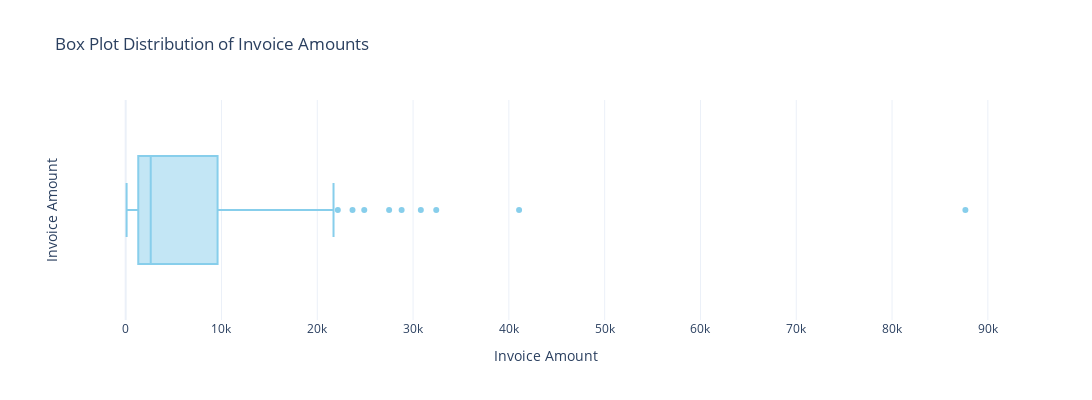
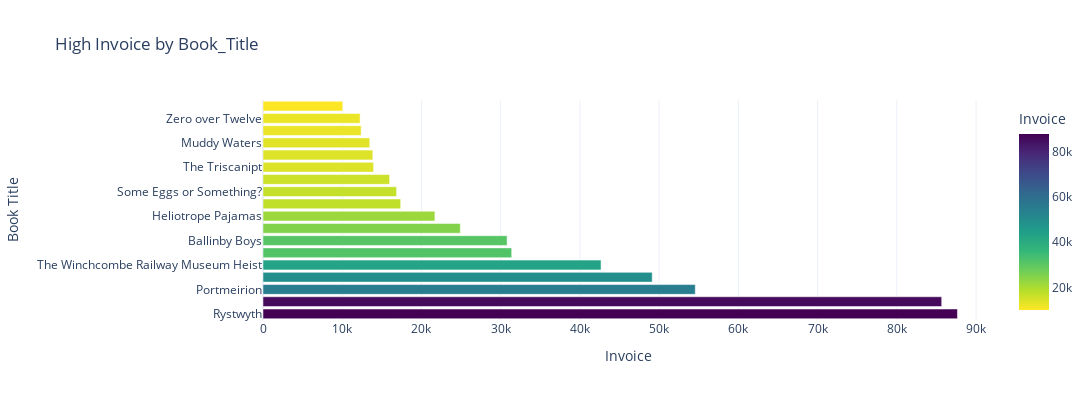

The cell these charts' notebook holds for them, in order:
### Markdown cell above
Vendas por Livros (gráfico de barras 1ºquartil) —>

### Code cell
# Example usage
# Assuming `df` is your DataFrame

df['invoice'] = df['invoice'].astype('float64')
df['book_title'] = df['book_title'].fillna('Unknown')

# Create a box plot for 'invoice'
create_box_plot(df, 'invoice')

# Create a bar plot for high 'invoice' by 'book_title'
create_high_value_bar_plot(df, column_name='book_title', aggregation_column='invoice')

### Figure 1 — Plotly figure (JSON) as saved in the notebook; plotly's stock layout.template omitted (floating-point values rounded to 4 significant figures)
{"data": [{"alignmentgroup": "True", "hovertemplate": "Invoice Amount=%{x}<extra></extra>", "legendgroup": "", "marker": {"color": "skyblue"}, "name": "", "notched": false, "offsetgroup": "", "orientation": "h", "showlegend": false, "type": "box", "x": [719.5, 405.9, 17100, 41070.0, 27500.0, 2855.0, 13950.0, 5354.0, 2832.0, 15690.0, 1924, 16860.0, 1316.0, 32420.0, 22145, 2686.0, 1247.0, 87660.0, 637.5, 7557.0, 2398, 277.5, 8157.0, 10070.0, 1312.0, 451.5, 1071.0, 143.9, 1406.0, 2244.0, 2425, 903, 695.4, 99.95, 21700.0, 4110.0, 1686.0, 1262.0, 2286.0, 3245.0, 1032, 1739.0, 1823.0, 2616.0, 1679.0, 340.9, 3003.0, 96, 13860.0, 12250.0, 1973.0, 28800.0, 20320.0, 5133.0, 566.8, 623.5, 160.9, 4078.0, 15690.0, 1924, 2342.0, 1784.0, 629.8, 3129.0, 107.5, 23680.0, 18990.0, 3838.0, 1427.0, 2112.0, 1511.0, 6023, 2643.0, 2911.0, 4769, 1789.0, 1735.0, 5000, 2631.0, 2650.0, 1559.0, 12388, 979.9, 5282, 24900.0, 1230.0, 2356.0, 719.1, 2440.0, 13480.0, 6105, 6597.0, 30810.0, 17380.0, 15980.0], "x0": " ", "xaxis": "x", "y0": " ", "yaxis": "y"}], "layout": {"boxmode": "group", "height": 400, "legend": {"tracegroupgap": 0}, "title": {"text": "Box Plot Distribution of Invoice Amounts"}, "width": 1200, "xaxis": {"anchor": "y", "domain": [0, 1], "title": {"text": "Invoice Amount"}}, "yaxis": {"anchor": "x", "domain": [0, 1], "title": {"text": "Invoice Amount"}}}}

### Figure 2 — Plotly figure (JSON) as saved in the notebook; plotly's stock layout.template omitted (floating-point values rounded to 4 significant figures)
{"data": [{"alignmentgroup": "True", "hovertemplate": "Invoice=%{marker.color}<br>Book Title=%{y}<extra></extra>", "legendgroup": "", "marker": {"color": [87660.0, 85660.0, 54560.0, 49130.0, 42670.0, 31390.0, 30810.0, 24900.0, 21700.0, 17380.0, 16860.0, 15980.0, 13950.0, 13860.0, 13480.0, 12388, 12250.0, 10070.0], "coloraxis": "coloraxis", "pattern": {"shape": ""}}, "name": "", "offsetgroup": "", "orientation": "h", "showlegend": false, "textposition": "auto", "type": "bar", "x": [87660.0, 85660.0, 54560.0, 49130.0, 42670.0, 31390.0, 30810.0, 24900.0, 21700.0, 17380.0, 16860.0, 15980.0, 13950.0, 13860.0, 13480.0, 12388, 12250.0, 10070.0], "xaxis": "x", "y": ["Rystwyth", "The Mallemaroking", "Portmeirion", "9803 North Millworks Road", "The Winchcombe Railway Museum Heist", "Can I Be Honest?", "Ballinby Boys", "Adventures of Kaya", "Heliotrope Pajamas", "The Seawitch Sings", "Some Eggs or Something?", "Alanna Saves the Day", "The Triscanipt", "Burnished Silver", "Muddy Waters", "Whither Thou Goest", "Zero over Twelve", "the life and times of an utterly inconsequential person"], "yaxis": "y"}], "layout": {"barmode": "relative", "coloraxis": {"colorbar": {"title": {"text": "Invoice"}}, "colorscale": [[0, "#fde725"], [0.1111, "#b5de2b"], [0.2222, "#6ece58"], [0.3333, "#35b779"], [0.4444, "#1f9e89"], [0.5556, "#26828e"], [0.6667, "#31688e"], [0.7778, "#3e4989"], [0.8889, "#482878"], [1, "#440154"]]}, "height": 400, "legend": {"tracegroupgap": 0}, "title": {"text": "High Invoice by Book_Title"}, "width": 1200, "xaxis": {"anchor": "y", "domain": [0, 1], "title": {"text": "Invoice"}}, "yaxis": {"anchor": "x", "domain": [0, 1], "title": {"text": "Book Title"}}}}
